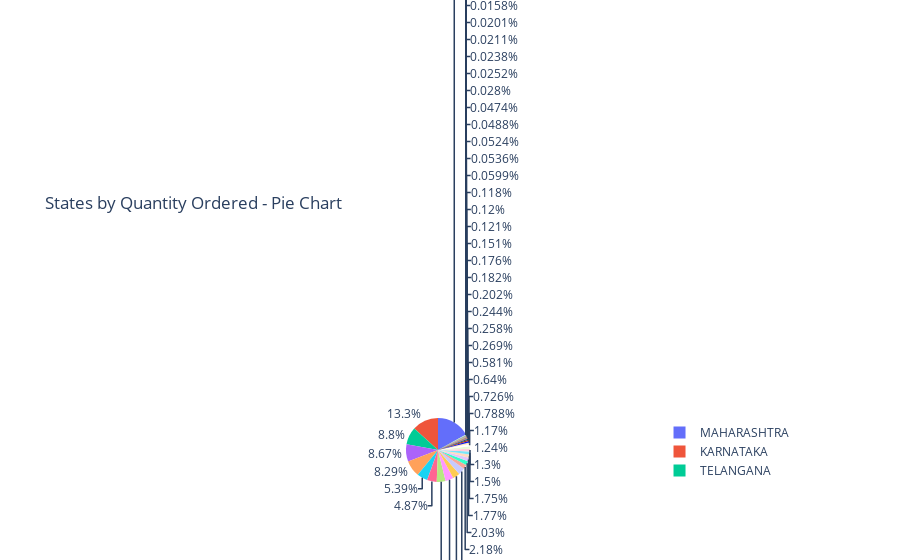

The code cell stored with this chart in its notebook:
### Code cell
import plotly.express as px

# Assuming you have the statewise_summary DataFrame with the required data

fig = px.pie(statewise_summary, names='state', values='Total Order Amount (INR)',
             title='States by Quantity Ordered - Pie Chart', labels={'Total Order Amount (INR)': 'Total Sales (INR)'})

fig.show()

### Figure 1 — Plotly figure (JSON) as saved in the notebook; plotly's stock layout.template omitted (floating-point values rounded to 4 significant figures)
{"data": [{"domain": {"x": [0, 1], "y": [0, 1]}, "hovertemplate": "state=%{label}<br>Total Sales (INR)=%{value}<extra></extra>", "labels": ["MAHARASHTRA", "KARNATAKA", "TAMIL NADU", "TELANGANA", "UTTAR PRADESH", "DELHI", "KERALA", "WEST BENGAL", "ANDHRA PRADESH", "Gujarat", "HARYANA", "RAJASTHAN", "MADHYA PRADESH", "ODISHA", "BIHAR", "PUNJAB", "ASSAM", "UTTARAKHAND", "JHARKHAND", "GOA", "CHHATTISGARH", "HIMACHAL PRADESH", "JAMMU & KASHMIR", "PUDUCHERRY", "CHANDIGARH", "MANIPUR", "ANDAMAN & NICOBAR ", "MEGHALAYA", "NAGALAND", "SIKKIM", "Delhi", "TRIPURA", "ARUNACHAL PRADESH", "New Delhi", "MIZORAM", "DADRA AND NAGAR", "Rajasthan", "LADAKH", "Punjab", "unknown", "Goa", "Bihar", "delhi", "Odisha", "punjab", "Chandigarh", "rajasthan", "goa", "Manipur", "LAKSHADWEEP", "Sikkim", "Arunachal Pradesh", "Orissa", "Arunachal pradesh", "Rajshthan", "NL", "RJ", "Mizoram", "Rajsthan", "AR", "bihar", "Nagaland", "Punjab/Mohali/Zirakpur", "orissa", "Puducherry", "Pondicherry", "rajsthan", "PB", "Meghalaya", "APO"], "legendgroup": "", "name": "", "showlegend": true, "type": "pie", "values": [13340000.0, 10480000.0, 6516000.0, 6917000.0, 6817000.0, 4235217, 3830000.0, 3508000.0, 3220000.0, 2729000.0, 2882000.0, 1717000.0, 1592000.0, 1372000.0, 1394000.0, 1180000.0, 1018000.0, 974100.0, 919100.0, 619400.0, 570500.0, 503400.0, 456900.0, 191500.0, 202700.0, 211400.0, 158700.0, 118900.0, 143400.0, 138100.0, 94640.0, 92550.0, 95230.0, 47110, 41210.0, 42140.0, 37250.0, 38390.0, 22013, 18671, 15781, 19793, 16550.0, 12430.0, 8622, 9055.0, 3946, 2467, 2631, 3175.0, 2703, 1935, 1140, 602, 1126, 961, 1040, 735, 443, 493, 1432, 664, 568, 597, 568, 529, 521, 399, 921.9, 0]}], "layout": {"legend": {"tracegroupgap": 0}, "title": {"text": "States by Quantity Ordered - Pie Chart"}}}
